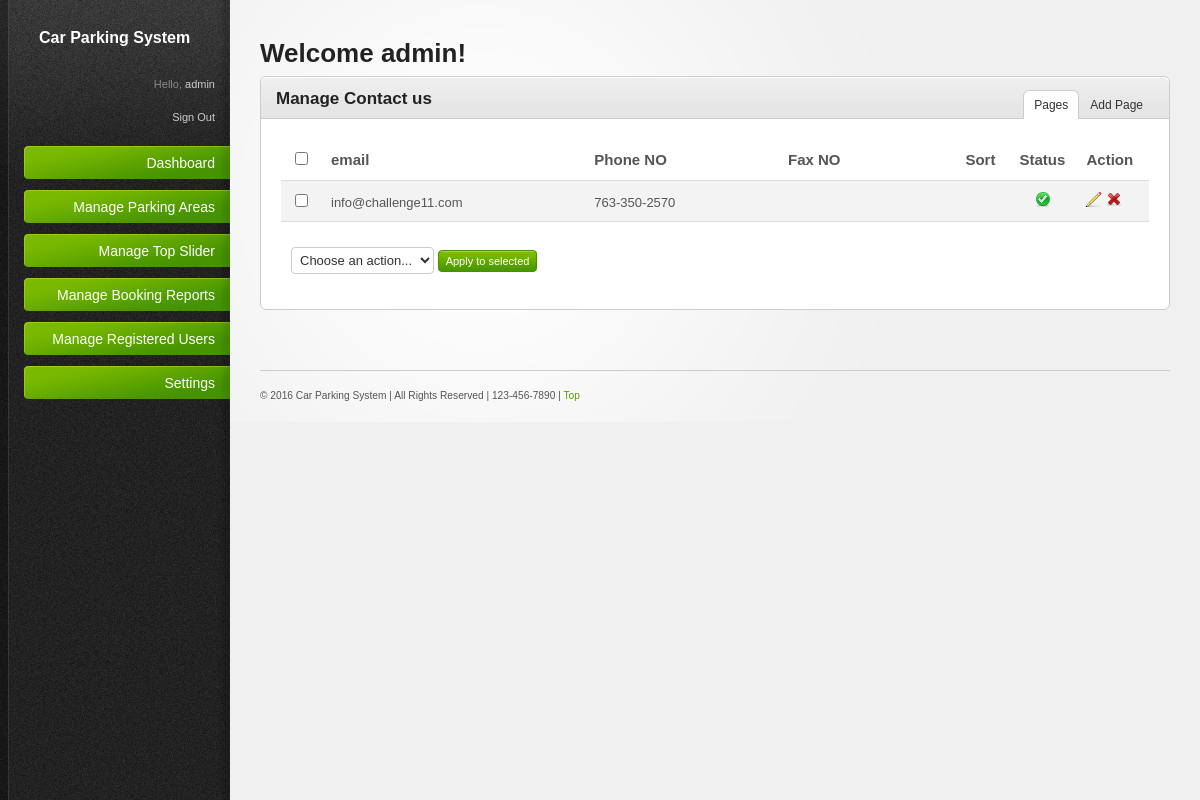
/admin/contact_us.php (signed in), run on the app's committed database.
### tables this page shows
CREATE TABLE IF NOT EXISTS `tbl_contact_us` (
  `id` int(11) NOT NULL AUTO_INCREMENT,
  `sort1` int(11) NOT NULL,
  `email` varchar(255) NOT NULL,
  `phone` varchar(255) NOT NULL,
  `fax` varchar(255) NOT NULL,
  `address` text NOT NULL,
  `status` int(11) NOT NULL,
  PRIMARY KEY (`id`)
);

### admin/proj_resources/inc_files/paging.php (called while the page is built, shortened)
<?php
$pagination = new Pagination();
class Pagination
{
	var $page;
	var $size;
	var $total_records;
	function Pagination($page = null, $size = null, $total_records = null)
	{
		$this->page = $page;
		$this->size = $size;
		$this->total_records = $total_records;
	}
	function setPage($page)
	{
		$this->page = 0+$page;
	}
	function setSize($size)
	{
		$this->size = 0+$size;
	}
	function setTotalRecords($total)
	{
		$this->total_records = 0+$total;
	}
	function getLimitSql()
	{
		$sql = "LIMIT " . $this->getLimit();
		return $sql;
	}
	function getLimit()
	{
		if ($this->total_records == 0)
		{
			$lastpage = 0;
		}
		else
		{
			$lastpage = ceil($this->total_records/$this->size);
		}
		$page = $this->page;
		if ($this->page < 1)
		{
			$page = 1;
		}
		else if ($this->page > $lastpage && $lastpage > 0)
		{
			$page = $lastpage;
		}
		else
		{
			$page = $this->page;
		}
		$sql = ($page - 1) * $this->size . "," . $this->size;
		return $sql;
	}
}
?>

### admin/contact_us.php (the view, shortened to what this page needs)
<?php
include("proj_resources/inc_files/header_tag.php");
$total_record = mysql_num_rows(mysql_query("select * from  tbl_contact_us"));
$pagination->setTotalRecords($total_record);
$pagination->setLink("".$pagename."?page=%s");
$sql = "SELECT * FROM  tbl_contact_us  ORDER BY sort1 ASC " . $pagination->getLimitSql();
$query=mysql_query($sql);
$order_row=mysql_num_rows($query);
 ?>
<body>
<div id="body-wrapper">
  <?php include("proj_resources/inc_files/left_sidebar.php"); ?>
  <div id="main-content">
    <h2>Welcome <?php echo $_SESSION['adm']; ?>!</h2>
    <div class="content-box">
      <div class="content-box-header">
        <h3>Manage Contact us</h3>
        <ul class="content-box-tabs">
          <li><a href="#tab1" <?php if(!isset($_GET['act'])) { ?>  class="default-tab" <?php } ?>>Pages</a></li>
          <?php if(isset($_GET['act'])) { ?>
          <li><a href="#tab2"   class="default-tab">Modify Page</a></li>
          <?php } else { ?>
          <li><a href="#tab2">Add Page</a></li>
          <?php } ?>
        </ul>
      </div>
      <div class="content-box-content">
        <div class="tab-content<?php if(!isset($_GET['act'])) { ?> default-tab <?php } ?>" id="tab1">
          <form method="post" action="<?php echo $pagename; ?>">
            <table>
              <thead>
                <tr>
                  <th width="20"><input class="check-all" id="allbox" name="allbox" type="checkbox" /></th>
                  <th width="732"> email </th>
				  <th width="732"> Phone NO </th>
				  <th width="732"> Fax NO </th>
                  <th width="52">Sort</th>
                  <th width="52">Status</th>
                  <th width="78">Action</th>
                </tr>
              </thead>
              <tfoot>
                <tr>
                  <td colspan="6"><div class="bulk-actions align-left">
                      <select name="dropdown" id="dropdown">
                        <option value="">Choose an action...</option>
                      </select>
                      <input type="submit" class="button" value="Apply to selected" onClick="return submit_validation();">
                    </div>
                    <div class="clear"></div></td>
                </tr>
              </tfoot>
              <tbody>
                <?php
						   $order_counter=1;
						   while($row=mysql_fetch_array($query)){ ?>
                <tr>
                  <td><input type="checkbox" name="all_delete[]" value="<?php echo $row['id']; ?>" /></td>
                  <td><?php echo $row['email']; ?></td>
				  <td><?php echo $row['phone']; ?></td>
				  <td><?php echo $row['fax']; ?></td>
                  <td><?php 	if($order_counter!=1) { ?>
                    <a href='<?php echo $pagename; ?>?id=<?php echo $row['id']; ?>&order=<?php echo $row['sort1'] ?>&page=<?php if(isset($_REQUEST['page'])) { echo $_REQUEST['page']; } else { echo "1"; } ?>&d=up'  onclick="return confirm('Are you sure you want to move up?')"><img src="proj_resources/images/up.gif" alt="Up" title="Up"></a>&nbsp;
                    <?php } ?>
                    <?php if($order_counter!=$order_row) { ?>
                    <a href='<?php echo $pagename; ?>?id=<?php echo $row['id']; ?>&order=<?php echo $row['sort1'] ?>&page=<?php if(isset($_REQUEST['page'])) { echo $_REQUEST['page']; } else { echo "1"; } ?>&d=down' onClick="return confirm('Are you sure you want to move down?')"><img src="proj_resources/images/down.gif" alt="Down" title="Down"></a>
                    <?php } ?></td>
                  <td align="center" valign="middle" style="text-align:center;"><?php if($row['status']==1)  { ?>
                    <a href="<?php echo $pagename; ?>?action=unpub&id=<?php echo $row['id']; ?>&page=<?php if(isset($_REQUEST['page'])) { echo $_REQUEST['page']; }  else { echo "1"; }  ?>" onClick="return confirm('Are you sure you want to unpublish?')"><img src="proj_resources/images/icons/tick_circle.png" title="UnPublish" alt="UnPublish"></a>
                    <?php }  ?></td>
                  <td valign="top">
                    <a href="<?php echo $pagename; ?>?act=update&id=<?php echo $row['id']; ?>&page=<?php if(isset($_REQUEST['page'])) { echo $_REQUEST['page']; } else { echo "1"; } ?>" title="Edit"><img src="proj_resources/images/icons/pencil.png" alt="Edit" /></a> <a href="<?php echo $pagename; ?>?action=delete&id=<?php echo $row['id']; ?>&page=<?php if(isset($_REQUEST['page'])) { echo $_REQUEST['page']; }  else { echo "1"; }  ?>" onClick="return confirm('Are you sure you want to delete?')"><img src="proj_resources/images/icons/cross.png" alt="Delete" /> </a> </td>
                </tr>
                <?php	$order_counter++;} ?>
              </tbody>
            </table>
          </form>
        </div>
      </div>
    </div>
    <?php include("proj_resources/inc_files/footer_inc.php"); ?>
  </div>
</div>
</body>
</html>

### admin/proj_resources/css/style.css (style rules this page uses)
html { font-size: 100%; height: 100%; margin-bottom: 1px; }
body { font-family: Arial, Helvetica, sans-serif; color: #555; background: #f0f0f0 url('../images/bg-body.gif') top left repeat-y; font-size: 12px; }
#body-wrapper { background: url('../images/bg-radial-gradient.gif') fixed 230px top no-repeat; }
h1, h2, h3, h4, h5, h6 { font-family: Helvetica, Arial, sans-serif; color: #222; font-weight: bold; }
h2 { font-size: 26px; padding: 0 0 10px 0; }
h3 { font-size: 17px; padding: 0 0 10px 0; }
a { color: #57a000; text-decoration: none; }
.align-left { float: left; }
.button { font-family: Verdana, Arial, sans-serif; display: inline-block; background: #459300 url('../images/bg-button-green.gif') top left repeat-x !important; border: 1px solid #459300 !important; padding: 4px 7px 4px 7px !important; color: #fff !important; font-size: 11px !important; cursor: pointer; }
#main-content { margin: 0 30px 0 260px; padding: 40px 0 0 0; }
#main-content ul, #main-content ol { padding: 10px 0; }
#main-content ul li { padding: 2px 7px 3px 5px; }
.content-box { border: 1px solid #ccc; margin: 0 0 20px 0; background: #fff; }
.content-box-header { background: #e5e5e5 url('../images/bg-content-box.gif') top left repeat-x; margin-top: 1px; height: 40px; }
.content-box-header h3 { padding: 12px 15px 10px; float: left; }
ul.content-box-tabs { float: right; padding: 12px 15px 0 0 !important; margin: 0 !important; }
ul.content-box-tabs li { float: left; margin: 0; padding: 0 !important; background-image: none !important; }
ul.content-box-tabs li a { color: #333; padding: 8px 10px; display: block; margin: 1px; border-bottom: 0; }
ul.content-box-tabs li a.current { background: #fff; border: 1px solid #ccc; border-bottom: 0; margin: 0; }
.content-box-content { padding: 20px; font-size: 13px; border-top: 1px solid #ccc; }
#main-content table { width: 100%; border-collapse: collapse; }
#main-content table thead th { font-weight: bold; font-size: 15px; border-bottom: 1px solid #ddd; }
#main-content tbody { border-bottom: 1px solid #ddd; }
#main-content tbody tr.alt-row { background: #f3f3f3; }
#main-content table td, #main-content table th { padding: 10px; line-height: 1.3em; }
#main-content table tfoot td .bulk-actions { padding: 15px 0 5px 0; }
#main-content table tfoot td .bulk-actions select { padding: 4px; border: 1px solid #ccc; }
form input.text-input, form select, form textarea, form .wysiwyg { padding: 6px; font-size: 13px; background: #fff url('../images/bg-form-field.gif') top left repeat-x; border: 1px solid #d5d5d5; color: #333; }
form select { padding: 4px; background: #fff; }
form input[type="checkbox"], form input[type="radio"] { padding: 0; background: none; border: 0; }

### admin/proj_resources/css/invalid.css (style rules this page uses)
.button, #main-content table tfoot td .bulk-actions select, .pagination a.number, form input.text-input, form textarea, form .wysiwyg, form select, .dp-popup { -moz-border-radius: 4px; -webkit-border-radius: 4px; border-radius: 4px; }
.content-box, .content-box-header, ul.content-box-tabs li a.current, .shortcut-button, .notification { -moz-border-radius: 6px; -webkit-border-radius: 6px; border-radius: 6px; }
.content-box-header { -moz-border-radius-bottomleft: 0; -moz-border-radius-bottomright: 0; -webkit-border-bottom-left-radius: 0; -webkit-border-bottom-right-radius: 0; border-bottom-left-radius: 0; border-bottom-right-radius: 0; }
ul.content-box-tabs li a.current { -moz-border-radius-bottomleft: 0; -moz-border-radius-bottomright: 0; -webkit-border-bottom-left-radius: 0; -webkit-border-bottom-right-radius: 0; border-bottom-left-radius: 0; border-bottom-right-radius: 0; }

### data on the page
tbl_contact_us: email "info@challenge11.com", phone "763-350-2570", status 1 (drawn)

### other printed values
$_SESSION['adm'] "admin"
